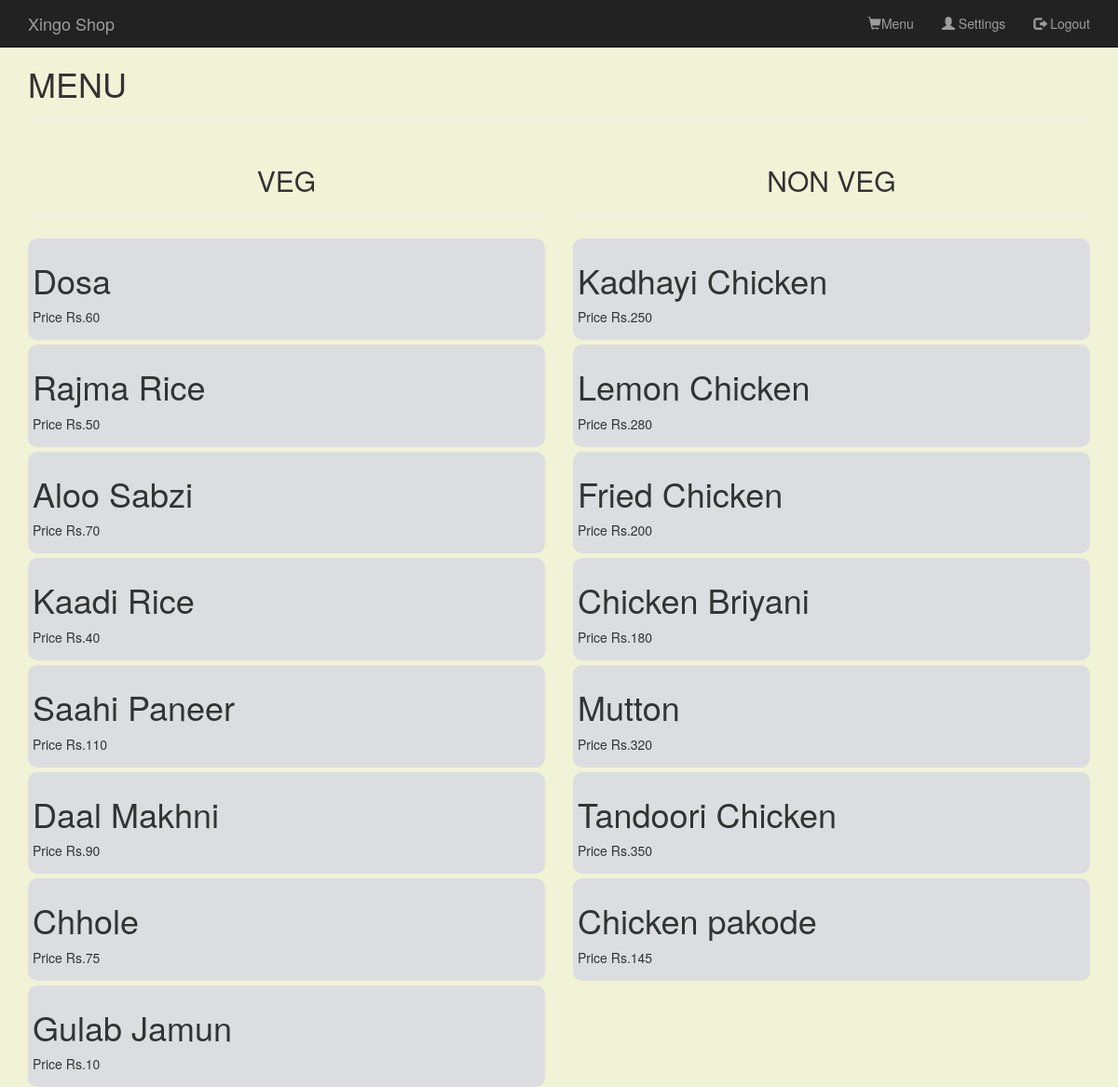
Screenshot of /menu.php (signed in) with the database file from the repository.
### tables this page shows
CREATE TABLE `items` (
  `pid` int(11) NOT NULL,
  `name` varchar(255) DEFAULT NULL,
  `price` int(11) DEFAULT NULL,
  `type` varchar(20) DEFAULT NULL
);

### menu.php (the view, shortened to what this page needs)
<!DOCTYPE html>
<?php
include 'common.php';
 ?>
<html lang="en">
  <head>
    <?php
    include 'head.php';
    ?>
   </head>
  <body>
<?php
include ('header.php');
 ?>
<div class="container" style="margin-top:50px">
  <h1>MENU</h1>
  <hr>
  <div class="row">
  <div class="col-xs-12 col-md-6" style="padding-top:6px;">
<center> <h2>VEG</h2></center>
<hr>
<?php
$records = mysqli_query($con,'select * from items ') or die("Query fail: " . mysqli_error());
if ( mysqli_num_rows($records) >=1   )
{
  while($row = mysqli_fetch_array($records)){
    if($row['type']== 'veg'){
echo'      <div class="col-xs-12 box" ">
    <h1>'.$row['name'].'</h1>
    <p>Price Rs.' .$row['price'].'</p>
    </div>
    ';
}
}
}
?>
</div>
<div class="col-xs-12 col-md-6" style="padding-top:6px;">
<center> <h2>NON VEG</h2></center>
<hr>
<?php
$records = mysqli_query($con,'select * from items ') or die("Query fail: " . mysqli_error());
if ( mysqli_num_rows($records) >=1   )
{
  while($row = mysqli_fetch_array($records)){
    if($row['type']== 'non veg'){
echo'      <div class="col-xs-12 box">
    <h1>'.$row['name'].'</h1>
    <p>Price Rs.' .$row['price'].'</p>
    </div>
    ';
}
}
}
?>
</div>
 </div>
</div>
</body>
</html>

### index.css (style rules this page uses)
body { background-color: rgb(241, 243, 214); }
.box { background-color: rgb(219, 221, 224); border-radius: 10px; margin-top:5px; padding:5px }

### rows the page displays
items: name "Dosa", price "60"
items: name "Rajma Rice", price "50"
items: name "Aloo Sabzi", price "70"
items: name "Kaadi Rice", price "40"
items: name "Saahi Paneer", price "110"
items: name "Daal Makhni", price "90"
items: name "Chhole", price "75"
items: name "Gulab Jamun", price "10"
items: name "Kadhayi Chicken", price "250"
items: name "Lemon Chicken", price "280"
items: name "Fried Chicken", price "200"
items: name "Chicken Briyani", price "180"
items: name "Mutton", price "320"
items: name "Tandoori Chicken", price "350"
items: name "Chicken pakode", price "145"
